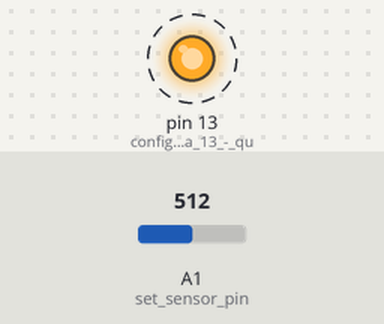
Bench run of a sketch on a simulated Arduino Uno, built with avr-gcc and run on an emulated ATmega328P. Shown: output pins drawn as LEDs (lit = HIGH). Dashed ring = blinking. The inputs (shaded band) are chosen by the test bench; at power-on: A1 (set_sensor_pin) = 512. What the sketch prints to the serial monitor is not drawn.

Above: at 0.5 s.
Timing chart, 0 to 4.6 s (numbered marks = the images above):
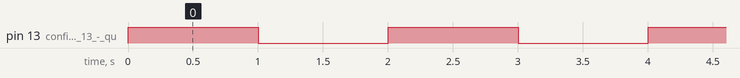

Measured:
- by itself, pin 13 (configura_clavija_13_-_qu): alternates HIGH for 1.0 s and LOW for 1.0 s

The sketch:

sense-distance-es.ino
```cpp
// sense-distance
// Lea el sensor de distancia y escribe su valor al puerto serial

// Esta función corre solo una vez, cuando empiece el Arduino
void setup() {
  pinMode(13, OUTPUT);      // configura clavija 13 - que controla el luz LED - para enviar señales
  pinMode(A1, INPUT);       // set sensor pin, A1 to read signals
  Serial.begin(9600);       // serial data setup
}

// Esta función corre repetidamente
void loop() {
  int valorDeSensor = escanear();
  Serial.println(valorDeSensor);
  digitalWrite(13, HIGH);     // Encender la luz
  delay(1000);                // Espera (en milisegundos)
  digitalWrite(13, LOW);      // Apagar la luz
  delay(1000);                // Espera un segundo (en milisegundos)
}

int escanear() {
  return analogRead(A1);
}
```
